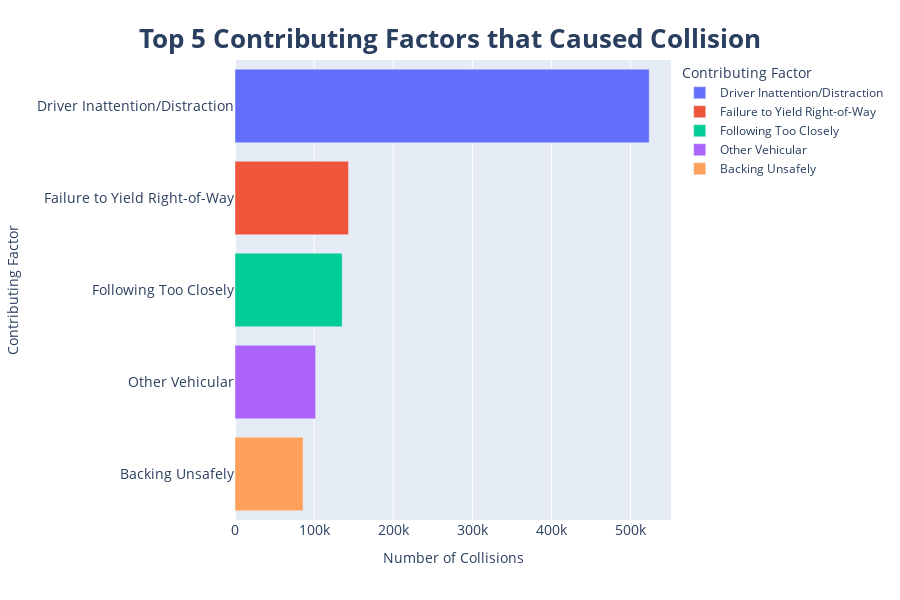

Notebook code for this chart:
### Markdown cell above
Our first step will be to combining all of the contributing factors and melting the dataframe (to have sum of factors for vehicle 1,2,3,4,5 separately). Then, we will also exclude the 'Unspecified' data as it will mislead us with results. We have a lot of unspecified rows because not all collisions involve 5 vehicles; some of them involve two or three.

### Code cell
# Choose all contributing factors for different vehicles from collisions
contributing_vehicles = ['contributing_factor_vehicle_1', 'contributing_factor_vehicle_2', 'contributing_factor_vehicle_3', 'contributing_factor_vehicle_4', 'contributing_factor_vehicle_5']

# Melt the df
contributing_vehicles = df[contributing_vehicles].melt(value_name='contributing_factor_combined')

# Exclude the 'Unspecified' data
contributing_vehicles = contributing_vehicles[contributing_vehicles['contributing_factor_combined'] != 'Unspecified'].dropna()

# Group the data by contributing factors, get the size (sum), and pick top 5
graph_data = contributing_vehicles.groupby('contributing_factor_combined').size().sort_values(ascending=False).head(5).reset_index(name='count')

# Create a bar chart
fig = px.bar(graph_data, x='count', y='contributing_factor_combined', color='contributing_factor_combined')

# Update graph layout 
fig.update_layout(
    title = {
        'text':'<b>Top 5 Contributing Factors that Caused Collision</b>',
        'font':{
            'size': 26
        },
        'x':0.5,
        'xanchor': 'center',
        'yanchor': 'top'
    },
    xaxis_title = 'Number of Collisions',
    yaxis_title = 'Contributing Factor',
    legend_title = 'Contributing Factor',
    xaxis_tickfont_size = 14,
    yaxis_tickfont_size = 14,
    height = 600
)
fig.show()

### Figure 1 — Plotly figure (JSON) as saved in the notebook; plotly's stock layout.template omitted (floating-point values rounded to 4 significant figures)
{"data": [{"alignmentgroup": "True", "hovertemplate": "contributing_factor_combined=%{y}<br>count=%{x}<extra></extra>", "legendgroup": "Driver Inattention/Distraction", "marker": {"color": "#636efa", "pattern": {"shape": ""}}, "name": "Driver Inattention/Distraction", "offsetgroup": "Driver Inattention/Distraction", "orientation": "h", "showlegend": true, "textposition": "auto", "type": "bar", "x": [523533], "xaxis": "x", "y": ["Driver Inattention/Distraction"], "yaxis": "y"}, {"alignmentgroup": "True", "hovertemplate": "contributing_factor_combined=%{y}<br>count=%{x}<extra></extra>", "legendgroup": "Failure to Yield Right-of-Way", "marker": {"color": "#EF553B", "pattern": {"shape": ""}}, "name": "Failure to Yield Right-of-Way", "offsetgroup": "Failure to Yield Right-of-Way", "orientation": "h", "showlegend": true, "textposition": "auto", "type": "bar", "x": [143469], "xaxis": "x", "y": ["Failure to Yield Right-of-Way"], "yaxis": "y"}, {"alignmentgroup": "True", "hovertemplate": "contributing_factor_combined=%{y}<br>count=%{x}<extra></extra>", "legendgroup": "Following Too Closely", "marker": {"color": "#00cc96", "pattern": {"shape": ""}}, "name": "Following Too Closely", "offsetgroup": "Following Too Closely", "orientation": "h", "showlegend": true, "textposition": "auto", "type": "bar", "x": [135450], "xaxis": "x", "y": ["Following Too Closely"], "yaxis": "y"}, {"alignmentgroup": "True", "hovertemplate": "contributing_factor_combined=%{y}<br>count=%{x}<extra></extra>", "legendgroup": "Other Vehicular", "marker": {"color": "#ab63fa", "pattern": {"shape": ""}}, "name": "Other Vehicular", "offsetgroup": "Other Vehicular", "orientation": "h", "showlegend": true, "textposition": "auto", "type": "bar", "x": [101941], "xaxis": "x", "y": ["Other Vehicular"], "yaxis": "y"}, {"alignmentgroup": "True", "hovertemplate": "contributing_factor_combined=%{y}<br>count=%{x}<extra></extra>", "legendgroup": "Backing Unsafely", "marker": {"color": "#FFA15A", "pattern": {"shape": ""}}, "name": "Backing Unsafely", "offsetgroup": "Backing Unsafely", "orientation": "h", "showlegend": true, "textposition": "auto", "type": "bar", "x": [86001], "xaxis": "x", "y": ["Backing Unsafely"], "yaxis": "y"}], "layout": {"barmode": "relative", "height": 600, "legend": {"title": {"text": "Contributing Factor"}, "tracegroupgap": 0}, "margin": {"t": 60}, "title": {"font": {"size": 26}, "text": "<b>Top 5 Contributing Factors that Caused Collision</b>", "x": 0.5, "xanchor": "center", "yanchor": "top"}, "xaxis": {"anchor": "y", "domain": [0, 1], "tickfont": {"size": 14}, "title": {"text": "Number of Collisions"}}, "yaxis": {"anchor": "x", "categoryarray": ["Backing Unsafely", "Other Vehicular", "Following Too Closely", "Failure to Yield Right-of-Way", "Driver Inattention/Distraction"], "categoryorder": "array", "domain": [0, 1], "tickfont": {"size": 14}, "title": {"text": "Contributing Factor"}}}}
